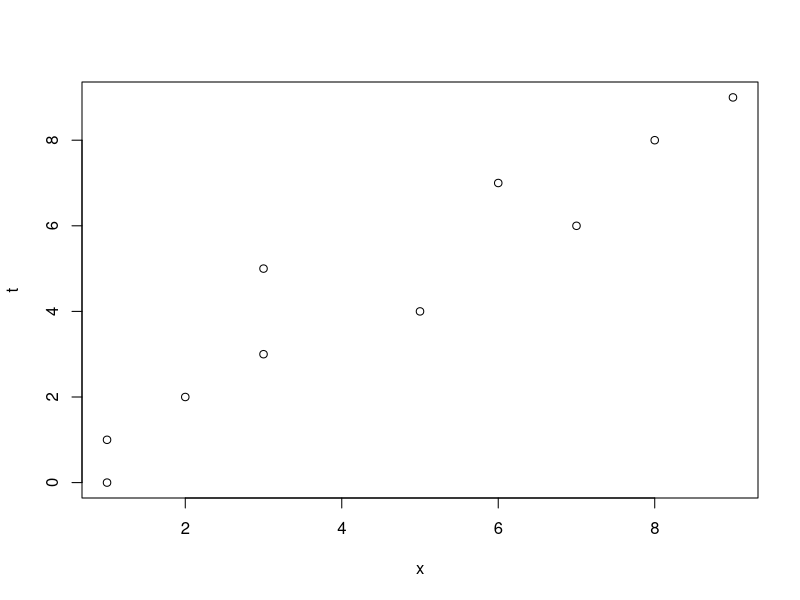

This chart was generated by the following R code:
## ---- chunk 1
draw_x <- function(n, lambda, mu) {
  y <- rexp(n = n, rate = lambda)
  return(cbind(y, pmin(y, rexp(n = n, rate = mu))))
}
## ---- chunk 2
x <- draw_x(n = 10, lambda = 1, mu = 2)
## ---- chunk 3
gamma <- 0.95
t_0 <- 3.8
t <- c(0, 1, 2, 3, 4, 5, 6, 7, 8, 9)
x <- c(1, 1, 2, 3, 5, 3, 7, 6, 8, 9)
n <- length(x)
## ---- chunk 4
x_bar <- mean(x)
alpha_hat <- x_bar

x_t_bar <- mean(x * t)
beta_hat <- x_t_bar

# sigma_hat_squared <- mean(x^2) - x_bar^2 - x_t_bar^2
# print(sigma_hat_squared)
sigma_hat_squared <- (1 / n) * sum(x - (alpha_hat - beta_hat * t))^2

c <- qt(df = n - 1, p = 1 - (gamma / 2))
term <- c * sqrt((sigma_hat_squared / (n - 2)) * (1 + t_0^2))
ci_lower <- alpha_hat + beta_hat * t_0 - term
ci_upper <- alpha_hat + beta_hat * t_0 + term

cat('Das Konfidenzintervall zum Konfidenzniveau', gamma, 'ist:')
cat('[', ci_lower, ',', ci_upper, ']')
## ---- chunk 5
conf_guertel_schaetzer <- function(alpha_hat, beta_hat, t, n, gamma, sigma_hat_squared, lower) {
  term <- sqrt((2 / (n - 2)) *
                 qf(p = 1 - gamma, df1 = 2, df2 = n - 2) *
                 sigma_hat_squared *
                 (1 + t^2))
  return(ifelse(lower,
                alpha_hat + beta_hat * t - term,
                alpha_hat + beta_hat * t + term))
}
plot(t ~ x)
y <- lapply(X = t, FUN = function(t) conf_guertel_schaetzer(alpha_hat = alpha_hat, beta_hat = beta_hat, t = t, n = n, gamma = gamma, sigma_hat_squared = sigma_hat_squared, lower = TRUE))
lines(t, y)
## ---- chunk 6
teststatistik <- (sqrt(n) * abs(x_t_bar)) / sqrt((1 / (n - 2)) * sum(x - x_bar - x_t_bar * t)^2)
t_n_minus_2_1_minus_half_alpha <- qt(df = n - 2, p = 1 - (gamma / 2))

cat('Für einen Test bei einfacher linarer Regression ist die Teststatistik:', teststatistik, 'und das zu vergleichende Quantil:', t_n_minus_2_1_minus_half_alpha)
